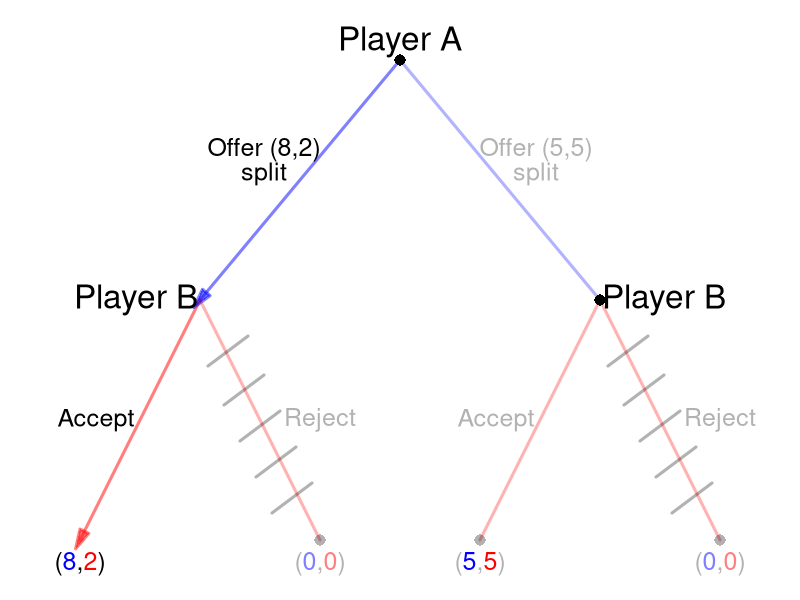

This chart was generated by the following R code:
require(shape)
pdf(file = "people/sequential_ultimatum_selfinterest.pdf", width = 9, height = 7)

#Set parameters for graphics
axislabelsize <- 1.5
labelsize <- 2
actionlabelsize <- 1.5
graphlinewidth <- 3
segmentlinewidth <- 2
nodesize <- 1.5
fadelevel <- 0.3

COL <- c("#7fc97f", "#beaed4", "#fdc086", "#ffff99", "#386cb0", "#f0027f", "#bf5b17", "#666666")
COLA <- c("#99d8c9","#66c2a4","#41ae76", "#238b45", "#005824")
COLB <- c("#4eb3d3", "#2b8cbe", "#0868ac","#084081")

par(mar =  c(0, 0, 0, 0))

xlims <- c(0, 10)
ylims <- c(0, 10)

npts <- 501 
x <- seq(xlims[1], xlims[2], length.out = npts)
y <- seq(ylims[1], ylims[2], length.out = npts) 

plot(0, 0, xlim = xlims, ylim = ylims, type = "n",
     xlab = expression(paste("")),
     ylab = expression(paste("")), 
     xaxt = "n", 
     yaxt = "n", 
     cex.lab = axislabelsize, 
     bty = "n",
     xaxs="i", 
     yaxs="i")

ticksy <- seq(from = 0, to = ylims[2], by = 2)
ylabels <- seq(from = 0, to = ylims[2], by = 2)
ticksx <- seq(from = 0, to = xlims[2], by = 2)
xlabels <- seq(from = 0, to = xlims[2], by = 2)

#Branches for Aram
#Offer (8, 2)
#segments(5, 9, 2.5, 5, lty = 1, col = rgb(0, 0, 1, 0.5), lwd = graphlinewidth)
#Offer (5, 5)
segments(5, 9, 7.5, 5, lty = 1, col = rgb(0, 0, 1, fadelevel), lwd = graphlinewidth)

#Branches for Bina
#From A offer (8, 2)
#Bina Acept
Arrows(2.5, 5, 1, 1, col = rgb(1, 0, 0, 0.5), lty = 1, lwd = 3, arr.type = "triangle")
#Branches for A (arrow)
#Offer (8, 2)
Arrows(5, 9, 2.5, 5, col = rgb(0, 0, 1, 0.5), lty = 1, lwd = 3, arr.type = "triangle")



#Bina Reject
segments(2.5, 5, 4, 1, lty = 1, col = rgb(1, 0, 0, fadelevel), lwd = graphlinewidth)

#From Aram offer (5, 5)
#Bina Accept
segments(7.5, 5, 6, 1, lty = 1, col = rgb(1, 0, 0, fadelevel), lwd = graphlinewidth)

#Bina Reject
segments(7.5, 5, 9, 1, lty = 1, col = rgb(1, 0, 0, fadelevel), lwd = graphlinewidth)



#Initial node
points(5, 9, pch = 16, col = "black", cex = nodesize)

#P1 Nodes
#points(2.5, 5, pch = 16, col = "black", cex = nodesize)
points(7.5, 5, pch = 16, col = "black", cex = nodesize)

#P2 Terminal Nodes
#points(1, 1, pch = 16, col = "black", cex = nodesize)
points(4, 1, pch = 16, col = rgb(0,0,0,fadelevel), cex = nodesize)
points(6, 1, pch = 16, col = rgb(0,0,0,fadelevel), cex = nodesize)
points(9, 1, pch = 16, col = rgb(0,0,0,fadelevel), cex = nodesize)

text(5, 9.3, expression(paste("Player A")), cex = labelsize)

text(3.3, 7.5, expression(paste("Offer (8,2)")), cex = actionlabelsize)
text(3.3, 7.1, expression(paste("split")), cex = actionlabelsize)
text(6.7, 7.5, expression(paste("Offer (5,5)")), cex = actionlabelsize, col = rgb(0,0,0,fadelevel))
text(6.7, 7.1, expression(paste("split")), cex = actionlabelsize, col = rgb(0,0,0,fadelevel))


text(1.7, 5, expression(paste("Player B")), cex = labelsize)
text(1.2, 3, expression(paste("Accept")), cex = actionlabelsize)
text(4, 3, expression(paste("Reject")), cex = actionlabelsize, col = rgb(0,0,0,fadelevel))


text(8.3, 5, expression(paste("Player B")), cex = labelsize)
text(6.2, 3, expression(paste("Accept")), cex = actionlabelsize, col = rgb(0,0,0,fadelevel))
text(9, 3, expression(paste("Reject")), cex = actionlabelsize, col = rgb(0,0,0,fadelevel))


#Payoffs 
text(1, .6, expression("(" * phantom("8") * "," * phantom("2") * ")"), cex = actionlabelsize)
text(1, .6, expression(phantom("(") * "8" * phantom(",") * phantom("2") * phantom(")")), col = rgb(0, 0, 1, 1),  cex = actionlabelsize)
text(1, .6, expression(phantom("(") * phantom("8") * phantom(",") * "2" * phantom(")")), col = rgb(1, 0, 0, 1), cex = actionlabelsize)

text(4, .6, expression("(" * phantom("0") * "," * phantom("0") * ")"), cex = actionlabelsize, col = rgb(0,0,0,fadelevel))
text(4, .6, expression(phantom("(") * "0" * phantom(",") * phantom("0") * phantom(")")), col = rgb(0, 0, 1, 0.5,fadelevel),  cex = actionlabelsize)
text(4, .6, expression(phantom("(") * phantom("0") * phantom(",") * "0" * phantom(")")), col = rgb(1, 0, 0, 0.5,fadelevel), cex = actionlabelsize)

text(6, .6, expression("(" * phantom("5") * "," * phantom("5") * ")"), cex = actionlabelsize, col = rgb(0,0,0,fadelevel))
text(6, .6, expression(phantom("(") * "5" * phantom(",") * phantom("5") * phantom(")")), col = rgb(0, 0, 1, 1,fadelevel),  cex = actionlabelsize)
text(6, .6, expression(phantom("(") * phantom("5") * phantom(",") * "5" * phantom(")")), col = rgb(1, 0, 0, 1,fadelevel), cex = actionlabelsize)

text(9, .6, expression("(" * phantom("0") * "," * phantom("0") * ")"), cex = actionlabelsize, col = rgb(0,0,0,fadelevel))
text(9, .6, expression(phantom("(") * "0" * phantom(",") * phantom("0") * phantom(")")), col = rgb(0, 0, 1, 0.5,fadelevel),  cex = actionlabelsize)
text(9, .6, expression(phantom("(") * phantom("0") * phantom(",") * "0" * phantom(")")), col = rgb(1, 0, 0, 0.5,fadelevel), cex = actionlabelsize)

#Cutting branch plant late when A plants early
segments(2.6, 3.9, 3.1, 4.4, lty = 1, col = rgb(0,0,0,fadelevel), lwd = graphlinewidth)
segments(2.8, 3.25, 3.3, 3.75, lty = 1, col = rgb(0,0,0,fadelevel), lwd = graphlinewidth)
segments(3, 2.65, 3.5, 3.15, lty = 1, col = rgb(0,0,0,fadelevel), lwd = graphlinewidth)
segments(3.2, 2.05, 3.7, 2.55, lty = 1, col = rgb(0,0,0,fadelevel), lwd = graphlinewidth)
segments(3.4, 1.45, 3.9, 1.95, lty = 1, col = rgb(0,0,0,fadelevel), lwd = graphlinewidth)


#Cutting branch plant late when A plants early
segments(7.6, 3.9, 8.1, 4.4, lty = 1, col = rgb(0,0,0,fadelevel), lwd = graphlinewidth)
segments(7.8, 3.25, 8.3, 3.75, lty = 1, col = rgb(0,0,0,fadelevel), lwd = graphlinewidth)
segments(8, 2.65, 8.5, 3.15, lty = 1, col = rgb(0,0,0,fadelevel), lwd = graphlinewidth)
segments(8.2, 2.05, 8.7, 2.55, lty = 1, col = rgb(0,0,0,fadelevel), lwd = graphlinewidth)
segments(8.4, 1.45, 8.9, 1.95, lty = 1, col = rgb(0,0,0,fadelevel), lwd = graphlinewidth)



#Cutting branch plant late when A plants
# segments(7.4, 3.9, 6.9, 4.4, lty = 1, col = rgb(0,0,0,fadelevel), lwd = graphlinewidth)
# segments(7.2, 3.25, 6.7, 3.75, lty = 1, col = rgb(0,0,0,fadelevel), lwd = graphlinewidth)
# segments(7, 2.65, 6.5, 3.15, lty = 1, col = rgb(0,0,0,fadelevel), lwd = graphlinewidth)
# segments(6.8, 2.05, 6.3, 2.55, lty = 1, col = rgb(0,0,0,fadelevel), lwd = graphlinewidth)
# segments(6.6, 1.45, 6.1, 1.95, lty = 1, col = rgb(0,0,0,fadelevel), lwd = graphlinewidth)


dev.off()
